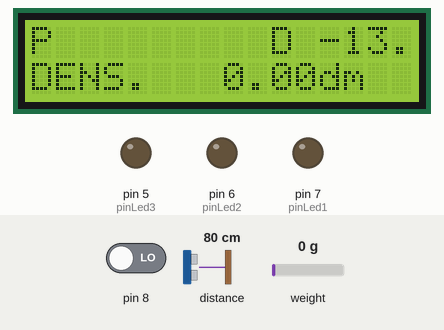
This sketch was run on a simulated Arduino Uno, built with avr-gcc and run on an emulated ATmega328P. Shown: 16×2 character LCD, output pins drawn as LEDs (lit = HIGH). Inputs (shaded band) come from the test bench; at power-on: distance to the obstacle 80 cm, weight on the scale 0 g, pin 8 LOW. What the sketch prints to the serial monitor is not drawn.

Above: at 9.3 s.
9.4 s: distance to the obstacle set to 250 cm
At 20.4 s:
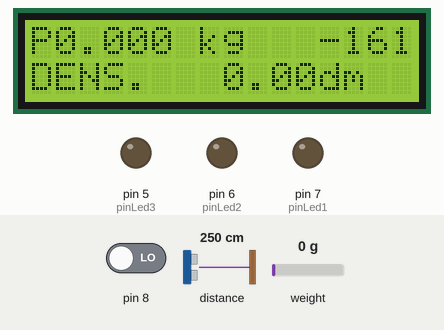
20.8 s: weight on the scale set to 100 g
At 34.7 s:
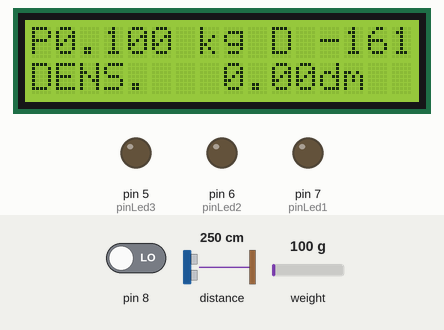
34.8 s: distance to the obstacle set to 2 cm
At 45.5 s:
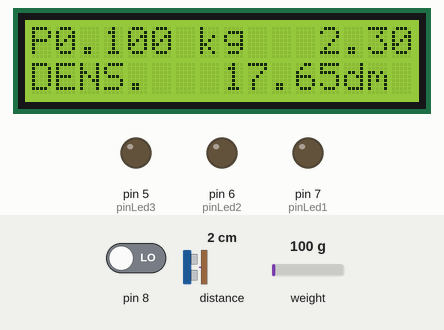
46.4 s: distance to the obstacle set to 35 cm
At 52.6 s:
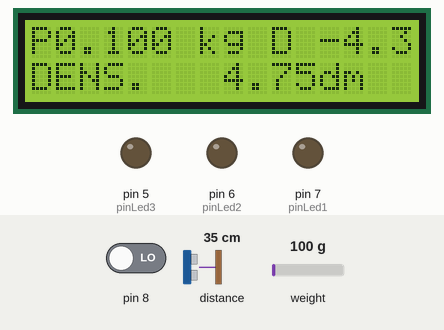
60.4 s: weight on the scale set to 1250 g
At 62.8 s:
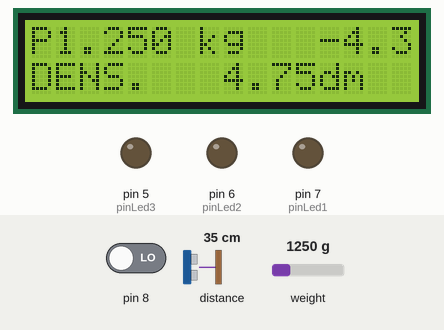
70.1 s: distance to the obstacle set to 4 cm
At 79.7 s:
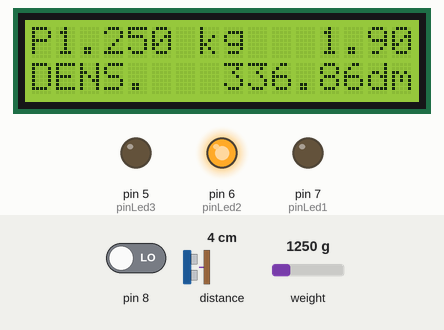
Timing chart, 0 to 81.2 s (numbered marks = the images above; inputs shaded):
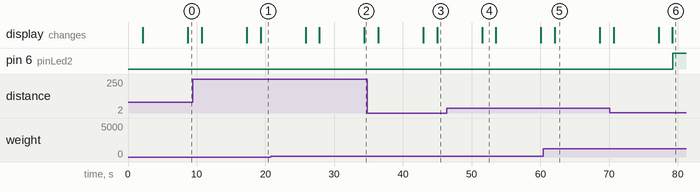

Measured:
- after the input at 20.8 s, the display: first differs from a run without the input after 7.1 s (image 2 shows a later state)
- after the input at 34.8 s, the display: first differs from a run without the input after 8.2 s (image 3 shows a later state)
- after the input at 46.4 s, the display: changes after 5.1 s (image 4)
- after the input at 60.4 s, the display: changes after 1.7 s (image 5)
- after the input at 70.1 s, pin 6 (pinLed2): LOW → HIGH after 9.2 s; the display: first differs from a run without the input after 7.1 s (image 6 shows a later state)
- what the display in image 4 shows lasts 2.0 s, from 51.5 s to 53.5 s
- what the display in image 5 shows lasts 6.5 s, from 62.1 s to 68.6 s

The sketch:

teste_10012024.ino
```cpp
   //----------------- TESTE COM A MÉDIA ----------------------------------
   // --------------------- formula ---------------------------------------
   // ----------------------EXEMPLO----------------------------------------
   // peso = 810gr, diametro 1,518mm,alça= 1,483, diametro do tubo= 0,65
   // 3,14/4*{ (Ø bobina)²- (Ø tubo)² }*alça
   // resutadoVolume = 3,14/4*{ (valor1*valor1)- (valor2*valor2) }*valor3
   // resultadoVolume = (peso)/(resultadoVolume em decimetros cubicos)
   // resultado volume = 2,1907
   // densidade = peso/volume dm3
   // desidade = 810 gr/ 2,1907
   // resultado densidade = 369,74 g/dm3

//-------------- VARIANTES GLOBAIS ---------------------------------------

#include <Wire.h>               // COMUCICAÇÃO I2C BIBLIOTECA BALANÇA
#include "Adafruit_VL53L0X.h"   // BIBLIOTECA SENSOR VL5310X
#include "LiquidCrystal_I2C.h"; / /BIBLIOTECA DISPLAY
#include "HX711.h"              // BIBLIOTECA BALANÇA
LiquidCrystal_I2C lcd(0x3F, 16, 2);
Adafruit_VL53L0X lox = Adafruit_VL53L0X();
HX711 escala;
#define DT A1                   // DEFINIÇÃO DO PINO MODULO PESO
#define SCK A0                  // DEFINIÇÃO DO PINO MODULO PESO

const int ANALOG_PIN = SCL; //A0
float valor1;                   // 3,14 constante
float valor2;                   // 4 constante
float valor3;                   // diametro da bobina em 166mm
float valor4;                   // diametro do tubo em mm
float valor5;                   // alça em mm
float valor6;                   // peso 932
float resultado1, resultado2, resultado3, resultadoVolume, resultadoDensidade, distanciaEncontrada, centro, diametroBobina;
float media = 0;
float valor = 0;
int x = 0;

//DEFINICAO DOS PINOS

#define pinLed1  7  //definição de pino VERDE
#define pinLed2  6  //definição de pino AMARELO
#define pinLed3  5  //definição de pino VERMELHO

//-------------------------- INICIO SETUP --------------------------------
void setup() {

  if (!lox.begin()) {
    while(1);
  }

 escala.begin (DT, SCK);
 Serial.begin(9600);
 Serial.print("Leitura do Valor ADC: ");
 Serial.println(escala.read()); // Aguada até o dispositivo estar pronto
 Serial.println("Nao coloque nada na balanca!");
 Serial.println("Iniciando...");
 escala.set_scale(-373000); // Substituir o valor encontrado para escala //387000   889
 escala.tare(20); // O peso é chamado de Tare.
 Serial.println("Insira o item para Pesar");

 pinMode(pinLed1, OUTPUT); //VERDE
 pinMode(pinLed2, OUTPUT); //AMARELO
 pinMode(pinLed3, OUTPUT); //VERMELHO

 lcd.init();
 lcd.backlight();

 // valores fixos
 valor1 = 3.14;  // constante
 valor2 = 4;    // constante
 //valor3 = 1.520;  //diam. da bobina 1518
 valor4 = 0.65;  // diametro do tubo
 valor5 = 1.483;//alça
 centro = 135; // centralização 1.250

  //resultadoVolume = valor1/valor2*(valor3*valor3) - (valor4*valor4)*valor5;
resultado1 = valor1/valor2;

resultado2 = valor3*valor3-valor4*valor4;

resultadoVolume = resultado1*resultado2*valor5;

resultadoDensidade = valor6 / resultadoVolume;


  Serial.begin(9600);
  Serial.print("Valor1: ");
  Serial.println(valor1);

  Serial.print("Valor2: ");
  Serial.println(valor2);

   Serial.print("Valor3: ");
  Serial.println(valor3);

  Serial.print("Valor4: ");
  Serial.println(valor4);

  Serial.print("Valor5: ");
  Serial.println(valor5);

  Serial.print("valor6: ");
  Serial.println(valor6);

  Serial.print("resultado1: ");
  Serial.println(resultado1);

  Serial.print("resultado2: ");
  Serial.println(resultado2);

  Serial.print("resultadoVolume: ");
  Serial.println(resultadoVolume);

  Serial.print("resultadoDensidade: ");
  Serial.println(resultadoDensidade);


}
// ------------------FIM  DO  SETUP -------------------------------

//-------------------- INICIO LOOP ---------------------------------
void loop() {
//analog.update();// MEDIA MOVEL

VL53L0X_RangingMeasurementData_t measure;

   x = 0;
valor = 0;


while(x < 10)

{

valor = (valor + measure.RangeMilliMeter );
delay(400);
x++;

//==========================================
Serial.print("Reading a measurement... ");
     lox.rangingTest(&measure, false); // pass in 'true' to get debug data printout!

       if (measure.RangeStatus != 4) {  // phase failures have incorrect data
    Serial.print("Distance (mm): "); Serial.println(measure.RangeMilliMeter);
     } else {
      Serial.println(" out of range ");

    //========================================

    }
media = valor/10;

}
     Serial.begin(9600);// repetiu
     Serial.print("Reading a measurement... ");
     lox.rangingTest(&measure, false); // pass in 'true' to get debug data printout!


lox.rangingTest(&measure, false); // MEDIA MOVEL

 distanciaEncontrada =  measure.RangeMilliMeter;

 diametroBobina = centro - distanciaEncontrada ;
 media = 2 *  diametroBobina/100;  //tem que ser 2   valor3
 valor6 = escala.get_units(20);

 resultado1 = valor1/valor2;

 resultado2 = media*media-valor4*valor4;// valor3

 resultadoVolume = resultado1*resultado2*valor5;

 resultadoDensidade = (valor6 / resultadoVolume)*1000;

 int valorLido = digitalRead (8);

 lcd.setCursor(0, 0);   // 0ºlinha 0ºcoluna
 lcd.print ("P");
 lcd.setCursor(0, 1);   // 0ºlinha 1ºcoluna
 lcd.print ("DENS.");
 lcd.setCursor(10, 0);   // 6ºlinha 0ºcoluna
 lcd.print ("D");
 lcd.setCursor(12, 0);   // 6ºlinha 0ºcoluna
 lcd.print (media); // valor3
 lcd.setCursor(8, 1);   // 8ºlinha 1ºcoluna
 lcd.print (resultadoDensidade);
 lcd.println("dm");
 lcd.setCursor(1, 0);
 lcd.print(escala.get_units(20), 3);
 lcd.println(" kg ");

  Serial.begin(9600); //repetiu
  Serial.print("valor6: ");
  Serial.println(valor6);

  Serial.print("valor3: ");
  Serial.println(valor3);

  Serial.print("Densidade: ");
  Serial.println(resultadoDensidade);

  Serial.print("distanciaEncontrada "); //(distanciaEncontrada);
  Serial.println( measure.RangeMilliMeter);//(media);;

  Serial.print(" media ");
  Serial.println(media);

   Serial.println("");
   delay(50);

  //-------------  led verde para boas condições -------------------

  // criando as condicoes se a densidade for entre 340 e 360
  if (resultadoDensidade <= 360 and resultadoDensidade>=340)  {
    digitalWrite(pinLed1, HIGH); //liga o LED verde
    digitalWrite(pinLed2, LOW); //liga o LED amarelo
    digitalWrite(pinLed3, LOW); //liga o LED verde
  }
  // criando as condicoes se a densidade for entre 361 e 370
  if (resultadoDensidade <= 370 and resultadoDensidade>=361)  {
    digitalWrite(pinLed2, HIGH); //liga o LED amarelo
    digitalWrite(pinLed1, LOW); //liga o LED verde
    digitalWrite(pinLed3, LOW); //liga o LED vermelho
  }


  // criando as condicoes se a densidade for entre 330 e 339
  if (resultadoDensidade <= 339 and resultadoDensidade>=330)  {
    digitalWrite(pinLed2, HIGH); //liga o LED amarelo
    digitalWrite(pinLed1, LOW); //liga o LED verde
    digitalWrite(pinLed3, LOW); //liga o LED vermelho
  }

  // criando as condicoes se a densidade for entre 320 e 329
  if (resultadoDensidade <= 329 and resultadoDensidade>=320)  {
    digitalWrite(pinLed3, HIGH); //liga o LED vermelho
    digitalWrite(pinLed2, LOW); //liga o LED amarelo
    digitalWrite(pinLed1, LOW); //liga o LED verde

  }

  // criando as condicoes se a densidade for entre 371 e 380
  if (resultadoDensidade <= 380 and resultadoDensidade>=371)  {
    digitalWrite(pinLed3, HIGH); //liga o LED vermelho
    digitalWrite(pinLed2, LOW); //liga o LED amarelo
    digitalWrite(pinLed1, LOW); //liga o LED verde


  }
   {
   Serial.println("");
   delay(50);
  }
   }
```
